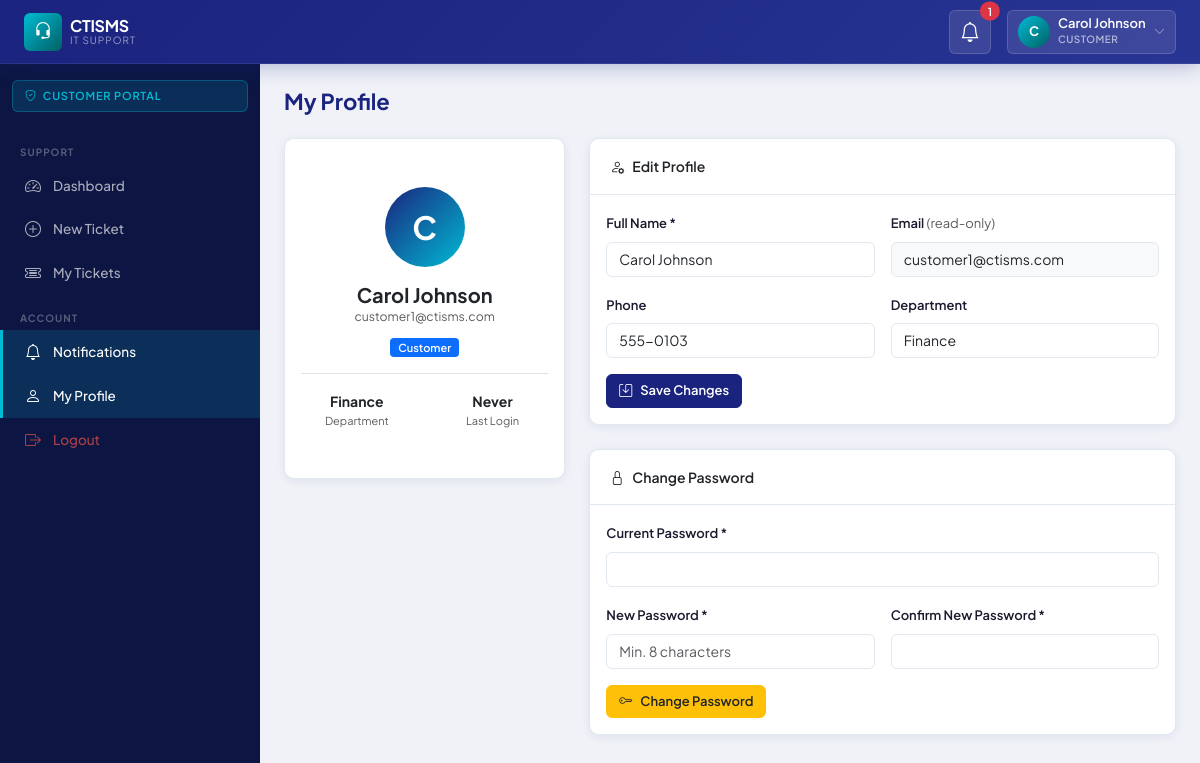
The page /public/profile/index.php (signed in) on the database its author committed.
### tables this page shows
CREATE TABLE `users` (
  `id`             INT UNSIGNED     NOT NULL AUTO_INCREMENT,
  `name`           VARCHAR(100)     NOT NULL,
  `email`          VARCHAR(191)     NOT NULL,
  `password`       VARCHAR(255)     NOT NULL,
  `role`           ENUM('customer','technician','admin') NOT NULL DEFAULT 'customer',
  `phone`          VARCHAR(20)      DEFAULT NULL,
  `department`     VARCHAR(100)     DEFAULT NULL,
  `avatar`         VARCHAR(255)     DEFAULT NULL,
  `is_active`      TINYINT(1)       NOT NULL DEFAULT 1,
  `last_login`     DATETIME         DEFAULT NULL,
  `created_at`     DATETIME         NOT NULL DEFAULT CURRENT_TIMESTAMP,
  `updated_at`     DATETIME         NOT NULL DEFAULT CURRENT_TIMESTAMP ON UPDATE CURRENT_TIMESTAMP,
  PRIMARY KEY (`id`),
  UNIQUE KEY `uq_users_email` (`email`),
  KEY `idx_users_role` (`role`),
  KEY `idx_users_is_active` (`is_active`)
);

### config/database.php (called while the page is built, shortened)
<?php
class Database
{
    private static ?Database $instance = null;
    private PDO $pdo;
    private function __construct()
    {
        $dsn = sprintf(
            'mysql:host=%s;dbname=%s;charset=%s',
            DB_HOST, DB_NAME, DB_CHARSET
        );
        $options = [
            PDO::ATTR_ERRMODE            => PDO::ERRMODE_EXCEPTION,
            PDO::ATTR_DEFAULT_FETCH_MODE => PDO::FETCH_ASSOC,
            PDO::ATTR_EMULATE_PREPARES   => false,
        ];
        try {
            $this->pdo = new PDO($dsn, DB_USER, DB_PASS, $options);
        } catch (PDOException $e) {
            if (APP_ENV === 'development') {
                die('Database connection failed: ' . $e->getMessage());
            }
            die('A database error occurred. Please contact support.');
        }
    }
    public static function getInstance(): self
    {
        if (self::$instance === null) {
            self::$instance = new self();
        }
        return self::$instance;
    }
    public function query(string $sql, array $params = []): PDOStatement
    {
        $stmt = $this->pdo->prepare($sql);
        $stmt->execute($params);
        return $stmt;
    }
    public function fetchOne(string $sql, array $params = []): array|false
    {
        return $this->query($sql, $params)->fetch();
    }
}

### app/middleware/Auth.php (called while the page is built, shortened)
<?php
class Auth
{
    public static function id(): ?int
    {
        return $_SESSION['user_id'] ?? null;
    }
}

### app/models/Model.php (called while the page is built, shortened)
<?php
abstract class Model
{
    protected Database $db;
    protected string $table;
    public function __construct()
    {
        $this->db = Database::getInstance();
    }
    public function find(int $id): array|false
    {
        return $this->db->fetchOne(
            "SELECT * FROM `{$this->table}` WHERE id = ?",
            [$id]
        );
    }
}

### app/helpers.php (called while the page is built, shortened)
<?php
function e(mixed $val): string
{
    return htmlspecialchars((string)($val ?? ''), ENT_QUOTES | ENT_HTML5, 'UTF-8');
}

### public/profile/index.php (the view, shortened to what this page needs)
<?php
$userModel = new UserModel();
$user      = $userModel->find(Auth::id());
include __DIR__ . '/../../app/views/layouts/header.php';
include __DIR__ . '/../../app/views/layouts/sidebar.php';
?>
<div class="page-header">
    <h1 class="page-title">My Profile</h1>
</div>
<div class="row g-4">
    <div class="col-md-4">
        <div class="card text-center">
            <div class="card-body py-5">
                <div class="comment-avatar mx-auto mb-3" style="width:80px;height:80px;font-size:32px">
                    <?= strtoupper(substr($user['name'], 0, 1)) ?>
                </div>
                <h5 class="fw-700 mb-0"><?= e($user['name']) ?></h5>
                <p class="text-muted small mb-2"><?= e($user['email']) ?></p>
                <span class="badge bg-<?= $user['role']==='admin' ? 'danger' : ($user['role']==='technician' ? 'success' : 'primary') ?> mb-3">
                    <?= ucfirst($user['role']) ?>
                </span>
                <div class="border-top pt-3">
                    <div class="row text-center">
                        <div class="col-6">
                            <div class="fw-700"><?= $user['department'] ? e($user['department']) : '—' ?></div>
                            <div class="text-muted" style="font-size:11px">Department</div>
                        </div>
                        <div class="col-6">
                            <div class="fw-700"><?= $user['last_login'] ? timeAgo($user['last_login']) : 'Never' ?></div>
                            <div class="text-muted" style="font-size:11px">Last Login</div>
                        </div>
                    </div>
                </div>
            </div>
        </div>
    </div>
    <div class="col-md-8">
        <div class="card mb-4">
            <div class="card-header"><i class="bi bi-person-gear me-2"></i>Edit Profile</div>
            <div class="card-body">
                <form method="POST">
                    <div class="row g-3">
                        <div class="col-md-6">
                            <label class="form-label">Full Name *</label>
                            <input type="text" name="name" class="form-control" required value="<?= e($user['name']) ?>">
                        </div>
                        <div class="col-md-6">
                            <label class="form-label">Email <span class="text-muted fw-normal">(read-only)</span></label>
                            <input type="email" class="form-control bg-light" value="<?= e($user['email']) ?>" readonly>
                        </div>
                        <div class="col-md-6">
                            <label class="form-label">Phone</label>
                            <input type="tel" name="phone" class="form-control" value="<?= e($user['phone'] ?? '') ?>">
                        </div>
                        <div class="col-md-6">
                            <label class="form-label">Department</label>
                            <input type="text" name="department" class="form-control" value="<?= e($user['department'] ?? '') ?>">
                        </div>
                        <div class="col-12">
                            <button type="submit" class="btn btn-primary">
                                <i class="bi bi-save me-2"></i>Save Changes
                            </button>
                        </div>
                    </div>
                </form>
            </div>
        </div>
        <div class="card">
            <div class="card-header"><i class="bi bi-lock me-2"></i>Change Password</div>
            <div class="card-body">
                <form method="POST">
                    <div class="row g-3">
                        <div class="col-12">
                            <label class="form-label">Current Password *</label>
                            <input type="password" name="current_password" class="form-control" required>
                        </div>
                        <div class="col-md-6">
                            <label class="form-label">New Password *</label>
                            <input type="password" name="new_password" class="form-control" required placeholder="Min. 8 characters">
                        </div>
                        <div class="col-md-6">
                            <label class="form-label">Confirm New Password *</label>
                            <input type="password" name="confirm_password" class="form-control" required>
                        </div>
                        <div class="col-12">
                            <button type="submit" class="btn btn-warning text-dark fw-600">
                                <i class="bi bi-key me-2"></i>Change Password
                            </button>
                        </div>
                    </div>
                </form>
            </div>
        </div>
    </div>
</div>
<?php include __DIR__ . '/../../app/views/layouts/footer.php'; ?>

### public/css/app.css (style rules this page uses)
:root { --primary: #1a237e; --primary-light: #283593; --primary-dark: #0d1642; --accent: #00bcd4; --accent-hover: #0097a7; --success: #2e7d32; --warning: #f57f17; --danger: #c62828; --info: #0277bd; --sidebar-w: 260px; --navbar-h: 64px; --sidebar-bg: #0d1642; --navbar-bg: #1a237e; --body-bg: #f0f2f8; --card-bg: #ffffff; --text-primary: #1a1a2e; --text-muted: #6c757d; --border-color: #e2e8f0; --shadow-sm: 0 2px 8px rgba(26,35,126,0.08); --shadow-md: 0 4px 20px rgba(26,35,126,0.12); --shadow-lg: 0 8px 40px rgba(26,35,126,0.16); --radius-sm: 6px; --radius-md: 10px; --radius-lg: 16px; --font-sans: 'Plus Jakarta Sans', sans-serif; --font-mono: 'JetBrains Mono', monospace; }
*, *::before, *::after { box-sizing: border-box; }
body.ctisms-body { font-family: var(--font-sans); background: var(--body-bg); color: var(--text-primary); font-size: 14px; line-height: 1.6; margin: 0; }
.card { border: 1px solid var(--border-color); border-radius: var(--radius-md); box-shadow: var(--shadow-sm); background: var(--card-bg); }
.card-header { background: #fff; border-bottom: 1px solid var(--border-color); font-weight: 600; padding: 16px 20px; border-radius: var(--radius-md) var(--radius-md) 0 0 !important; }
.badge { font-weight: 600; font-size: 11px; padding: 4px 8px; border-radius: 4px; }
.form-control, .form-select { border-radius: var(--radius-sm); border-color: var(--border-color); font-size: 14px; transition: border-color 0.15s, box-shadow 0.15s; }
.form-label { font-weight: 600; font-size: 13px; color: var(--text-primary); }
.btn { border-radius: var(--radius-sm); font-weight: 600; font-size: 13px; }
.btn-primary { background: var(--primary); border-color: var(--primary); }
.page-header { margin-bottom: 24px; display: flex; align-items: flex-start; justify-content: space-between; flex-wrap: wrap; gap: 12px; }
.page-title { font-size: 22px; font-weight: 700; color: var(--primary); margin: 0; line-height: 1.2; }
.comment-avatar { width: 36px; height: 36px; border-radius: 50%; background: linear-gradient(135deg, var(--primary), var(--accent)); color: #fff; display: flex; align-items: center; justify-content: center; font-weight: 700; font-size: 14px; flex-shrink: 0; }
.fw-600 { font-weight: 600; }
.fw-700 { font-weight: 700; }

### rows shown on the page
users: name "C", name "Carol Johnson", email "customer1@ctisms.com", role "Customer", department "Finance", phone "555-0103"

### other values the page prints
APP_NAME "CTISMS"
$unreadCount "1"
substr(Auth::name() ?? 'U', 0, 1) "C"
Auth::name() "Carol Johnson"
Auth::role() "CUSTOMER"
$role "CUSTOMER"
$label "Dashboard New Ticket My Tickets Notifications My Profile"
